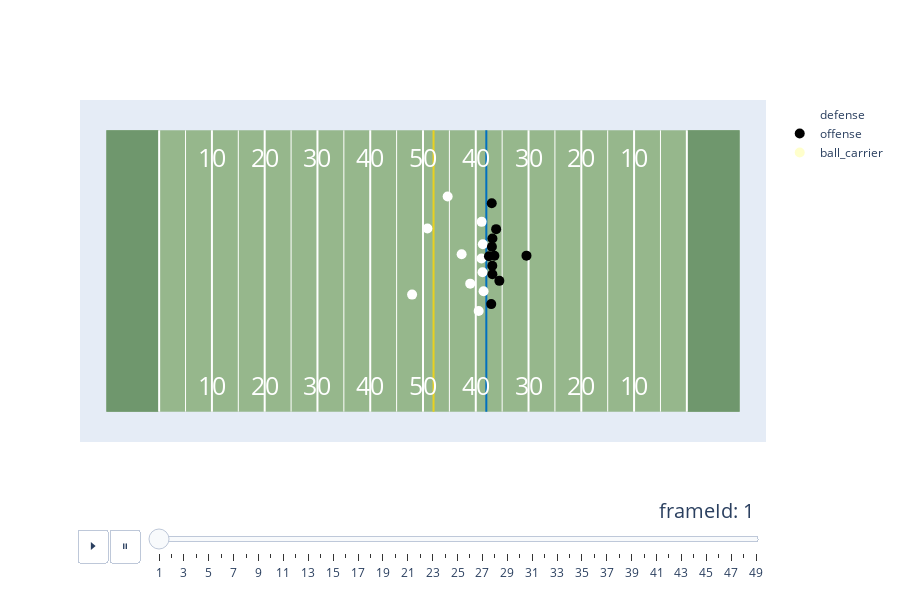

Notebook code for this chart:
### Code cell
field.fig.show()

### Figure 1 — Plotly figure (JSON) as saved in the notebook; plotly's stock layout.template omitted (floating-point values rounded to 4 significant figures)
{"data": [{"hoverinfo": "none", "marker": {"color": "white", "size": 10}, "mode": "markers", "name": "defense", "type": "scatter", "x": [67.32, 71.28, 64.67, 68.95, 71.11, 71.34, 57.93, 70.55, 71.08, 71.48, 60.84], "y": [29.83, 26.41, 40.76, 24.25, 35.96, 31.73, 22.18, 19.07, 29.01, 22.81, 34.71]}, {"hoverinfo": "none", "marker": {"color": "black", "size": 10}, "mode": "markers", "name": "offense", "type": "scatter", "x": [73.13, 72.5, 73.03, 73.15, 73.53, 79.61, 73.86, 73.06, 72.93, 74.47, 73.16], "y": [27.64, 29.46, 39.5, 26.04, 29.54, 29.56, 34.58, 31.23, 20.38, 24.78, 32.8]}, {"hoverinfo": "none", "marker": {"color": "yellow", "opacity": 0, "size": 10}, "mode": "markers", "name": "ball_carrier", "type": "scatter", "x": [0], "y": [0]}], "layout": {"annotations": [{"font": {"color": "white", "size": 25}, "showarrow": false, "text": "10", "x": 20, "y": 48.3}, {"font": {"color": "white", "size": 25}, "showarrow": false, "text": "20", "x": 30, "y": 48.3}, {"font": {"color": "white", "size": 25}, "showarrow": false, "text": "30", "x": 40, "y": 48.3}, {"font": {"color": "white", "size": 25}, "showarrow": false, "text": "40", "x": 50, "y": 48.3}, {"font": {"color": "white", "size": 25}, "showarrow": false, "text": "50", "x": 60, "y": 48.3}, {"font": {"color": "white", "size": 25}, "showarrow": false, "text": "40", "x": 70, "y": 48.3}, {"font": {"color": "white", "size": 25}, "showarrow": false, "text": "30", "x": 80, "y": 48.3}, {"font": {"color": "white", "size": 25}, "showarrow": false, "text": "20", "x": 90, "y": 48.3}, {"font": {"color": "white", "size": 25}, "showarrow": false, "text": "10", "x": 100, "y": 48.3}, {"font": {"color": "white", "size": 25}, "showarrow": false, "text": "10", "x": 20, "y": 5}, {"font": {"color": "white", "size": 25}, "showarrow": false, "text": "20", "x": 30, "y": 5}, {"font": {"color": "white", "size": 25}, "showarrow": false, "text": "30", "x": 40, "y": 5}, {"font": {"color": "white", "size": 25}, "showarrow": false, "text": "40", "x": 50, "y": 5}, {"font": {"color": "white", "size": 25}, "showarrow": false, "text": "50", "x": 60, "y": 5}, {"font": {"color": "white", "size": 25}, "showarrow": false, "text": "40", "x": 70, "y": 5}, {"font": {"color": "white", "size": 25}, "showarrow": false, "text": "30", "x": 80, "y": 5}, {"font": {"color": "white", "size": 25}, "showarrow": false, "text": "20", "x": 90, "y": 5}, {"font": {"color": "white", "size": 25}, "showarrow": false, "text": "10", "x": 100, "y": 5}], "height": 600, "shapes": [{"fillcolor": "#96B78C", "layer": "below", "line": {"width": 0}, "type": "rect", "x0": 0, "x1": 120, "y0": 0, "y1": 53.3}, {"fillcolor": "#6F976D", "layer": "below", "line": {"width": 0}, "type": "rect", "x0": 0, "x1": 10, "y0": 0, "y1": 53.3}, {"fillcolor": "#6F976D", "layer": "below", "line": {"width": 0}, "type": "rect", "x0": 110, "x1": 120, "y0": 0, "y1": 53.3}, {"layer": "below", "line": {"color": "white", "width": 2}, "type": "line", "x0": 10, "x1": 10, "y0": 0, "y1": 53.3}, {"layer": "below", "line": {"color": "white", "width": 1}, "type": "line", "x0": 15, "x1": 15, "y0": 0, "y1": 53.3}, {"layer": "below", "line": {"color": "white", "width": 2}, "type": "line", "x0": 20, "x1": 20, "y0": 0, "y1": 53.3}, {"layer": "below", "line": {"color": "white", "width": 1}, "type": "line", "x0": 25, "x1": 25, "y0": 0, "y1": 53.3}, {"layer": "below", "line": {"color": "white", "width": 2}, "type": "line", "x0": 30, "x1": 30, "y0": 0, "y1": 53.3}, {"layer": "below", "line": {"color": "white", "width": 1}, "type": "line", "x0": 35, "x1": 35, "y0": 0, "y1": 53.3}, {"layer": "below", "line": {"color": "white", "width": 2}, "type": "line", "x0": 40, "x1": 40, "y0": 0, "y1": 53.3}, {"layer": "below", "line": {"color": "white", "width": 1}, "type": "line", "x0": 45, "x1": 45, "y0": 0, "y1": 53.3}, {"layer": "below", "line": {"color": "white", "width": 2}, "type": "line", "x0": 50, "x1": 50, "y0": 0, "y1": 53.3}, {"layer": "below", "line": {"color": "white", "width": 1}, "type": "line", "x0": 55, "x1": 55, "y0": 0, "y1": 53.3}, {"layer": "below", "line": {"color": "white", "width": 2}, "type": "line", "x0": 60, "x1": 60, "y0": 0, "y1": 53.3}, {"layer": "below", "line": {"color": "white", "width": 1}, "type": "line", "x0": 65, "x1": 65, "y0": 0, "y1": 53.3}, {"layer": "below", "line": {"color": "white", "width": 2}, "type": "line", "x0": 70, "x1": 70, "y0": 0, "y1": 53.3}, {"layer": "below", "line": {"color": "white", "width": 1}, "type": "line", "x0": 75, "x1": 75, "y0": 0, "y1": 53.3}, {"layer": "below", "line": {"color": "white", "width": 2}, "type": "line", "x0": 80, "x1": 80, "y0": 0, "y1": 53.3}, {"layer": "below", "line": {"color": "white", "width": 1}, "type": "line", "x0": 85, "x1": 85, "y0": 0, "y1": 53.3}, {"layer": "below", "line": {"color": "white", "width": 2}, "type": "line", "x0": 90, "x1": 90, "y0": 0, "y1": 53.3}, {"layer": "below", "line": {"color": "white", "width": 1}, "type": "line", "x0": 95, "x1": 95, "y0": 0, "y1": 53.3}, {"layer": "below", "line": {"color": "white", "width": 2}, "type": "line", "x0": 100, "x1": 100, "y0": 0, "y1": 53.3}, {"layer": "below", "line": {"color": "white", "width": 1}, "type": "line", "x0": 105, "x1": 105, "y0": 0, "y1": 53.3}, {"layer": "below", "line": {"color": "white", "width": 2}, "type": "line", "x0": 110, "x1": 110, "y0": 0, "y1": 53.3}, {"layer": "below", "line": {"color": "#0070C0", "width": 2}, "type": "line", "x0": 72, "x1": 72, "y0": 0, "y1": 53.3}, {"layer": "below", "line": {"color": "#E9D11F", "width": 2}, "type": "line", "x0": 62, "x1": 62, "y0": 0, "y1": 53.3}], "sliders": [{"active": 0, "currentvalue": {"font": {"size": 20}, "prefix": "frameId: ", "visible": true, "xanchor": "right"}, "len": 0.9, "pad": {"b": 10, "t": 50}, "steps": [{"args": [["1"], {"frame": {"duration": 50, "redraw": false}, "mode": "immediate", "transition": {"duration": 0}}], "label": "1", "method": "animate"}, {"args": [["2"], {"frame": {"duration": 50, "redraw": false}, "mode": "immediate", "transition": {"duration": 0}}], "label": "2", "method": "animate"}, {"args": [["3"], {"frame": {"duration": 50, "redraw": false}, "mode": "immediate", "transition": {"duration": 0}}], "label": "3", "method": "animate"}, {"args": [["4"], {"frame": {"duration": 50, "redraw": false}, "mode": "immediate", "transition": {"duration": 0}}], "label": "4", "method": "animate"}, {"args": [["5"], {"frame": {"duration": 50, "redraw": false}, "mode": "immediate", "transition": {"duration": 0}}], "label": "5", "method": "animate"}, {"args": [["6"], {"frame": {"duration": 50, "redraw": false}, "mode": "immediate", "transition": {"duration": 0}}], "label": "6", "method": "animate"}, {"args": [["7"], {"frame": {"duration": 50, "redraw": false}, "mode": "immediate", "transition": {"duration": 0}}], "label": "7", "method": "animate"}, {"args": [["8"], {"frame": {"duration": 50, "redraw": false}, "mode": "immediate", "transition": {"duration": 0}}], "label": "8", "method": "animate"}, {"args": [["9"], {"frame": {"duration": 50, "redraw": false}, "mode": "immediate", "transition": {"duration": 0}}], "label": "9", "method": "animate"}, {"args": [["10"], {"frame": {"duration": 50, "redraw": false}, "mode": "immediate", "transition": {"duration": 0}}], "label": "10", "method": "animate"}, {"args": [["11"], {"frame": {"duration": 50, "redraw": false}, "mode": "immediate", "transition": {"duration": 0}}], "label": "11", "method": "animate"}, {"args": [["12"], {"frame": {"duration": 50, "redraw": false}, "mode": "immediate", "transition": {"duration": 0}}], "label": "12", "method": "animate"}, {"args": [["13"], {"frame": {"duration": 50, "redraw": false}, "mode": "immediate", "transition": {"duration": 0}}], "label": "13", "method": "animate"}, {"args": [["14"], {"frame": {"duration": 50, "redraw": false}, "mode": "immediate", "transition": {"duration": 0}}], "label": "14", "method": "animate"}, {"args": [["15"], {"frame": {"duration": 50, "redraw": false}, "mode": "immediate", "transition": {"duration": 0}}], "label": "15", "method": "animate"}, {"args": [["16"], {"frame": {"duration": 50, "redraw": false}, "mode": "immediate", "transition": {"duration": 0}}], "label": "16", "method": "animate"}, {"args": [["17"], {"frame": {"duration": 50, "redraw": false}, "mode": "immediate", "transition": {"duration": 0}}], "label": "17", "method": "animate"}, {"args": [["18"], {"frame": {"duration": 50, "redraw": false}, "mode": "immediate", "transition": {"duration": 0}}], "label": "18", "method": "animate"}, {"args": [["19"], {"frame": {"duration": 50, "redraw": false}, "mode": "immediate", "transition": {"duration": 0}}], "label": "19", "method": "animate"}, {"args": [["20"], {"frame": {"duration": 50, "redraw": false}, "mode": "immediate", "transition": {"duration": 0}}], "label": "20", "method": "animate"}, {"args": [["21"], {"frame": {"duration": 50, "redraw": false}, "mode": "immediate", "transition": {"duration": 0}}], "label": "21", "method": "animate"}, {"args": [["22"], {"frame": {"duration": 50, "redraw": false}, "mode": "immediate", "transition": {"duration": 0}}], "label": "22", "method": "animate"}, {"args": [["23"], {"frame": {"duration": 50, "redraw": false}, "mode": "immediate", "transition": {"duration": 0}}], "label": "23", "method": "animate"}, {"args": [["24"], {"frame": {"duration": 50, "redraw": false}, "mode": "immediate", "transition": {"duration": 0}}], "label": "24", "method": "animate"}, {"args": [["25"], {"frame": {"duration": 50, "redraw": false}, "mode": "immediate", "transition": {"duration": 0}}], "label": "25", "method": "animate"}, {"args": [["26"], {"frame": {"duration": 50, "redraw": false}, "mode": "immediate", "transition": {"duration": 0}}], "label": "26", "method": "animate"}, {"args": [["27"], {"frame": {"duration": 50, "redraw": false}, "mode": "immediate", "transition": {"duration": 0}}], "label": "27", "method": "animate"}, {"args": [["28"], {"frame": {"duration": 50, "redraw": false}, "mode": "immediate", "transition": {"duration": 0}}], "label": "28", "method": "animate"}, {"args": [["29"], {"frame": {"duration": 50, "redraw": false}, "mode": "immediate", "transition": {"duration": 0}}], "label": "29", "method": "animate"}, {"args": [["30"], {"frame": {"duration": 50, "redraw": false}, "mode": "immediate", "transition": {"duration": 0}}], "label": "30", "method": "animate"}, {"args": [["31"], {"frame": {"duration": 50, "redraw": false}, "mode": "immediate", "transition": {"duration": 0}}], "label": "31", "method": "animate"}, {"args": [["32"], {"frame": {"duration": 50, "redraw": false}, "mode": "immediate", "transition": {"duration": 0}}], "label": "32", "method": "animate"}, {"args": [["33"], {"frame": {"duration": 50, "redraw": false}, "mode": "immediate", "transition": {"duration": 0}}], "label": "33", "method": "animate"}, {"args": [["34"], {"frame": {"duration": 50, "redraw": false}, "mode": "immediate", "transition": {"duration": 0}}], "label": "34", "method": "animate"}, {"args": [["35"], {"frame": {"duration": 50, "redraw": false}, "mode": "immediate", "transition": {"duration": 0}}], "label": "35", "method": "animate"}, {"args": [["36"], {"frame": {"duration": 50, "redraw": false}, "mode": "immediate", "transition": {"duration": 0}}], "label": "36", "method": "animate"}, {"args": [["37"], {"frame": {"duration": 50, "redraw": false}, "mode": "immediate", "transition": {"duration": 0}}], "label": "37", "method": "animate"}, {"args": [["38"], {"frame": {"duration": 50, "redraw": false}, "mode": "immediate", "transition": {"duration": 0}}], "label": "38", "method": "animate"}, {"args": [["39"], {"frame": {"duration": 50, "redraw": false}, "mode": "immediate", "transition": {"duration": 0}}], "label": "39", "method": "animate"}, {"args": [["40"], {"frame": {"duration": 50, "redraw": false}, "mode": "immediate", "transition": {"duration": 0}}], "label": "40", "method": "animate"}, {"args": [["41"], {"frame": {"duration": 50, "redraw": false}, "mode": "immediate", "transition": {"duration": 0}}], "label": "41", "method": "animate"}, {"args": [["42"], {"frame": {"duration": 50, "redraw": false}, "mode": "immediate", "transition": {"duration": 0}}], "label": "42", "method": "animate"}, {"args": [["43"], {"frame": {"duration": 50, "redraw": false}, "mode": "immediate", "transition": {"duration": 0}}], "label": "43", "method": "animate"}, {"args": [["44"], {"frame": {"duration": 50, "redraw": false}, "mode": "immediate", "transition": {"duration": 0}}], "label": "44", "method": "animate"}, {"args": [["45"], {"frame": {"duration": 50, "redraw": false}, "mode": "immediate", "transition": {"duration": 0}}], "label": "45", "method": "animate"}, {"args": [["46"], {"frame": {"duration": 50, "redraw": false}, "mode": "immediate", "transition": {"duration": 0}}], "label": "46", "method": "animate"}, {"args": [["47"], {"frame": {"duration": 50, "redraw": false}, "mode": "immediate", "transition": {"duration": 0}}], "label": "47", "method": "animate"}, {"args": [["48"], {"frame": {"duration": 50, "redraw": false}, "mode": "immediate", "transition": {"duration": 0}}], "label": "48", "method": "animate"}, {"args": [["49"], {"frame": {"duration": 50, "redraw": false}, "mode": "immediate", "transition": {"duration": 0}}], "label": "49", "method": "animate"}], "transition": {"duration": 50, "easing": "cubic-in-out"}, "x": 0.1, "xanchor": "left", "y": 0, "yanchor": "top"}], "updatemenus": [{"buttons": [{"args": [null, {"frame": {"duration": 50, "redraw": false}, "fromcurrent": true, "transition": {"duration": 0}}], "label": "⏵", "method": "animate"}, {"args": [[null], {"frame": {"duration": 0, "redraw": false}, "mode": "immediate", "transition": {"duration": 0}}], "label": "⏸", "method": "animate"}], "direction": "left", "pad": {"r": 10, "t": 87}, "showactive": false, "type": "buttons", "x": 0.1, "xanchor": "right", "y": 0, "yanchor": "top"}], "xaxis": {"range": [-5, 125], "visible": false}, "yaxis": {"range": [-5, 58.3], "scaleanchor": "x", "scaleratio": 1, "visible": false}}}
